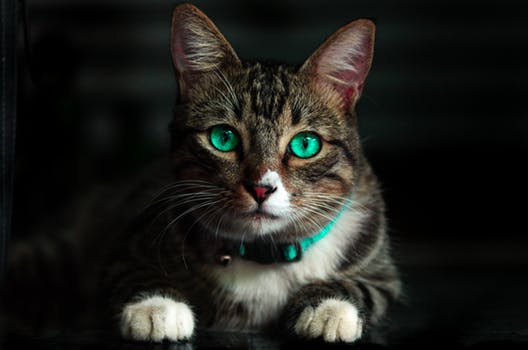
#> input picture DAY2/DATA-20220515T070511Z-001/DATA/cat.jpeg, 528 x 350 px, found by its file name
$ jupyter execute Rotaion.ipynb
#> lines starting #> are read from the running program, lines starting #| are printed output that depends on the picture
[cell 1]
import cv2
import numpy as np

[cell 2]
image = cv2.imread(r'C:\Users\akshay0909\open CV\DAY2\DATA-20220515T070511Z-001\DATA\cat.jpeg')
#> image is the input picture: shape (350, 528, 3); mean B, G, R 27.8, 31.9, 31.8
image

[cell 3]
rotated_image=cv2.transpose(image)
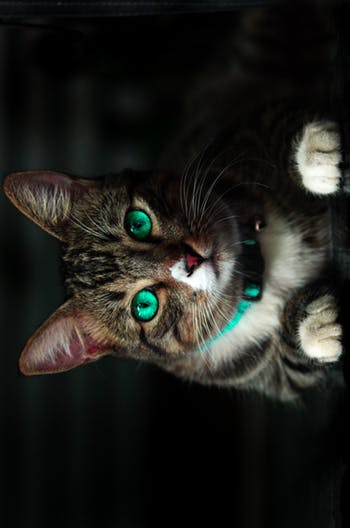
#> rotated_image: shape (528, 350, 3); mean B, G, R 27.8, 31.9, 31.8
cv2.imshow('rotaion image ', rotated_image)
cv2.waitKey()
cv2.destroyAllWindows()
